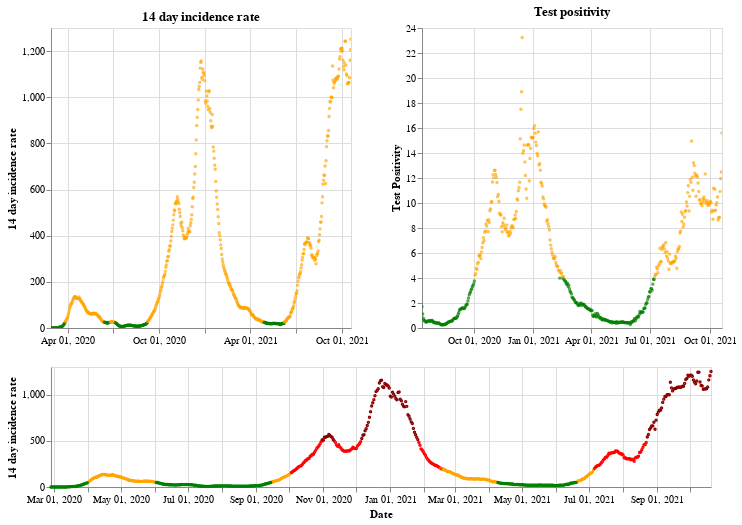

Notebook cell for this chart:
### Markdown cell above
## Wales

### Code cell
plot_traffic_light('Wales')

### Figure 1 — Vega-Lite specification as saved in the notebook (floating-point values rounded to 4 significant figures; data arrays with more than 128 entries replaced by an {"elided": "..."} marker saying what was removed)
{"config": {"view": {"continuousWidth": 400, "continuousHeight": 300}}, "vconcat": [{"hconcat": [{"mark": {"type": "point", "size": 2}, "encoding": {"color": {"condition": {"value": "green", "test": "(datum.twoWeeklyCasesRate <= 25)"}, "value": "orange"}, "tooltip": [{"type": "nominal", "field": "areaName"}, {"type": "temporal", "field": "date"}, {"type": "quantitative", "field": "twoWeeklyCasesRate"}, {"type": "quantitative", "field": "testPositivity"}], "x": {"type": "temporal", "axis": {"title": ""}, "field": "date", "scale": {"domain": {"selection": "DateBrush"}}, "timeUnit": "yearmonthdate"}, "y": {"type": "quantitative", "axis": {"title": "14 day incidence rate"}, "field": "twoWeeklyCasesRate"}}, "title": "14 day incidence rate", "width": 300}, {"mark": {"type": "point", "size": 2}, "encoding": {"color": {"condition": {"value": "green", "test": "(datum.testPositivity <= 4)"}, "value": "orange"}, "tooltip": [{"type": "nominal", "field": "areaName"}, {"type": "temporal", "field": "date"}, {"type": "quantitative", "field": "twoWeeklyCasesRate"}, {"type": "quantitative", "field": "testPositivity"}], "x": {"type": "temporal", "axis": {"title": ""}, "field": "date", "scale": {"domain": {"selection": "DateBrush"}}, "timeUnit": "yearmonthdate"}, "y": {"type": "quantitative", "axis": {"title": "Test Positivity"}, "field": "testPositivity"}}, "title": "Test positivity", "width": 300}]}, {"layer": [{"mark": {"type": "point", "size": 2}, "encoding": {"color": {"condition": {"value": "orange", "test": "(((datum.testPositivity < 4) && (datum.twoWeeklyCasesRate >= 50)) && (datum.twoWeeklyCasesRate < 200))"}, "value": "red"}, "opacity": {"condition": {"value": 1, "test": "((datum.twoWeeklyCasesRate >= 50) && (datum.twoWeeklyCasesRate < 500))"}, "value": 0}, "tooltip": [{"type": "nominal", "field": "areaName"}, {"type": "temporal", "field": "date"}, {"type": "quantitative", "field": "twoWeeklyCasesRate"}, {"type": "quantitative", "field": "testPositivity"}], "x": {"type": "temporal", "axis": {"title": "Date"}, "field": "date", "timeUnit": "yearmonthdate"}, "y": {"type": "quantitative", "axis": {"title": "14 day incidence rate"}, "field": "twoWeeklyCasesRate"}}, "selection": {"DateBrush": {"type": "interval", "encodings": ["x"], "fields": ["Time"]}}}, {"mark": {"type": "point", "size": 2}, "encoding": {"color": {"value": "darkred"}, "opacity": {"condition": {"value": 1, "test": "(datum.twoWeeklyCasesRate >= 500)"}, "value": 0}, "tooltip": [{"type": "nominal", "field": "areaName"}, {"type": "temporal", "field": "date"}, {"type": "quantitative", "field": "twoWeeklyCasesRate"}, {"type": "quantitative", "field": "testPositivity"}], "x": {"type": "temporal", "axis": {"title": "Date"}, "field": "date", "timeUnit": "yearmonthdate"}, "y": {"type": "quantitative", "axis": {"title": "14 day incidence rate"}, "field": "twoWeeklyCasesRate"}}}, {"mark": {"type": "point", "size": 2}, "encoding": {"color": {"condition": {"value": "green", "test": "((datum.testPositivity < 4) && (datum.twoWeeklyCasesRate < 50))"}, "value": "orange"}, "opacity": {"condition": {"value": 1, "test": "(datum.twoWeeklyCasesRate < 50)"}, "value": 0}, "tooltip": [{"type": "nominal", "field": "areaName"}, {"type": "temporal", "field": "date"}, {"type": "quantitative", "field": "twoWeeklyCasesRate"}, {"type": "quantitative", "field": "testPositivity"}], "x": {"type": "temporal", "axis": {"title": "Date"}, "field": "date", "timeUnit": "yearmonthdate"}, "y": {"type": "quantitative", "axis": {"title": "14 day incidence rate"}, "field": "twoWeeklyCasesRate"}}}], "height": 120, "width": 660}], "data": {"name": "data-2155a5534a5d2a8f05fab39f61917108"}, "$schema": "https://vega.github.io/schema/vega-lite/v4.8.1.json", "datasets": {"data-2155a5534a5d2a8f05fab39f61917108": {"elided": "602 records"}}}
